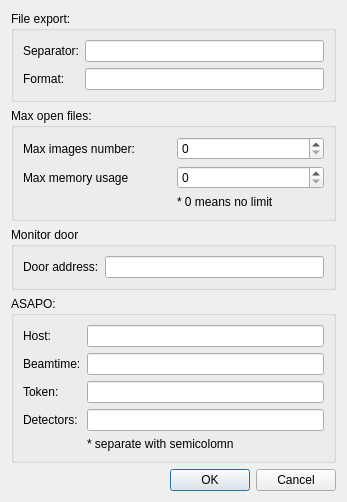
<?xml version="1.0" encoding="UTF-8"?>
<ui version="4.0">
 <class>Settings</class>
 <widget class="QDialog" name="Settings">
  <property name="geometry">
   <rect>
    <x>0</x>
    <y>0</y>
    <width>347</width>
    <height>489</height>
   </rect>
  </property>
  <property name="windowTitle">
   <string>Settings</string>
  </property>
  <layout class="QVBoxLayout" name="verticalLayout">
   <item>
    <widget class="QGroupBox" name="gb_max_files_3">
     <property name="title">
      <string>File export:</string>
     </property>
     <layout class="QGridLayout" name="gridLayout_4">
      <item row="0" column="0">
       <widget class="QLabel" name="label_10">
        <property name="text">
         <string>Separator:</string>
        </property>
       </widget>
      </item>
      <item row="1" column="0">
       <widget class="QLabel" name="label_11">
        <property name="text">
         <string>Format:</string>
        </property>
       </widget>
      </item>
      <item row="0" column="1">
       <widget class="QLineEdit" name="le_separator"/>
      </item>
      <item row="1" column="1">
       <widget class="QLineEdit" name="le_format"/>
      </item>
     </layout>
    </widget>
   </item>
   <item>
    <widget class="QGroupBox" name="gb_max_files">
     <property name="title">
      <string>Max open files:</string>
     </property>
     <layout class="QGridLayout" name="gridLayout">
      <item row="1" column="1">
       <widget class="QSpinBox" name="sb_lim_mem">
        <property name="enabled">
         <bool>true</bool>
        </property>
        <property name="maximum">
         <number>100000</number>
        </property>
       </widget>
      </item>
      <item row="2" column="1">
       <widget class="QLabel" name="label_3">
        <property name="text">
         <string>* 0 means no limit</string>
        </property>
       </widget>
      </item>
      <item row="0" column="0">
       <widget class="QLabel" name="label">
        <property name="text">
         <string>Max images number:</string>
        </property>
       </widget>
      </item>
      <item row="1" column="0">
       <widget class="QLabel" name="label_2">
        <property name="text">
         <string>Max memory usage</string>
        </property>
       </widget>
      </item>
      <item row="0" column="1">
       <widget class="QSpinBox" name="sp_lim_num">
        <property name="enabled">
         <bool>true</bool>
        </property>
        <property name="maximum">
         <number>1000</number>
        </property>
       </widget>
      </item>
     </layout>
    </widget>
   </item>
   <item>
    <widget class="QGroupBox" name="gb_door">
     <property name="title">
      <string>Monitor door</string>
     </property>
     <layout class="QGridLayout" name="gridLayout_2">
      <item row="0" column="0">
       <widget class="QLabel" name="lb_door_address">
        <property name="text">
         <string>Door address:</string>
        </property>
       </widget>
      </item>
      <item row="0" column="1">
       <widget class="QLineEdit" name="le_door_address"/>
      </item>
     </layout>
    </widget>
   </item>
   <item>
    <widget class="QGroupBox" name="gb_max_files_2">
     <property name="title">
      <string>ASAPO:</string>
     </property>
     <layout class="QGridLayout" name="gridLayout_3">
      <item row="3" column="0">
       <widget class="QLabel" name="label_8">
        <property name="text">
         <string>Detectors:</string>
        </property>
       </widget>
      </item>
      <item row="0" column="0">
       <widget class="QLabel" name="label_5">
        <property name="text">
         <string>Host:</string>
        </property>
       </widget>
      </item>
      <item row="1" column="0">
       <widget class="QLabel" name="label_6">
        <property name="text">
         <string>Beamtime:</string>
        </property>
       </widget>
      </item>
      <item row="1" column="1">
       <widget class="QLineEdit" name="le_beamtime"/>
      </item>
      <item row="0" column="1">
       <widget class="QLineEdit" name="le_host"/>
      </item>
      <item row="2" column="0">
       <widget class="QLabel" name="label_7">
        <property name="text">
         <string>Token:</string>
        </property>
       </widget>
      </item>
      <item row="4" column="1">
       <widget class="QLabel" name="label_9">
        <property name="text">
         <string>* separate with semicolomn</string>
        </property>
       </widget>
      </item>
      <item row="2" column="1">
       <widget class="QLineEdit" name="le_token"/>
      </item>
      <item row="3" column="1">
       <widget class="QLineEdit" name="le_detectors"/>
      </item>
     </layout>
    </widget>
   </item>
   <item>
    <spacer name="verticalSpacer">
     <property name="orientation">
      <enum>Qt::Vertical</enum>
     </property>
     <property name="sizeHint" stdset="0">
      <size>
       <width>20</width>
       <height>40</height>
      </size>
     </property>
    </spacer>
   </item>
   <item>
    <widget class="QDialogButtonBox" name="buttonBox">
     <property name="orientation">
      <enum>Qt::Horizontal</enum>
     </property>
     <property name="standardButtons">
      <set>QDialogButtonBox::Cancel|QDialogButtonBox::Ok</set>
     </property>
    </widget>
   </item>
  </layout>
 </widget>
 <resources/>
 <connections>
  <connection>
   <sender>buttonBox</sender>
   <signal>accepted()</signal>
   <receiver>Settings</receiver>
   <slot>accept()</slot>
   <hints>
    <hint type="sourcelabel">
     <x>248</x>
     <y>254</y>
    </hint>
    <hint type="destinationlabel">
     <x>157</x>
     <y>274</y>
    </hint>
   </hints>
  </connection>
  <connection>
   <sender>buttonBox</sender>
   <signal>rejected()</signal>
   <receiver>Settings</receiver>
   <slot>reject()</slot>
   <hints>
    <hint type="sourcelabel">
     <x>316</x>
     <y>260</y>
    </hint>
    <hint type="destinationlabel">
     <x>286</x>
     <y>274</y>
    </hint>
   </hints>
  </connection>
 </connections>
</ui>
